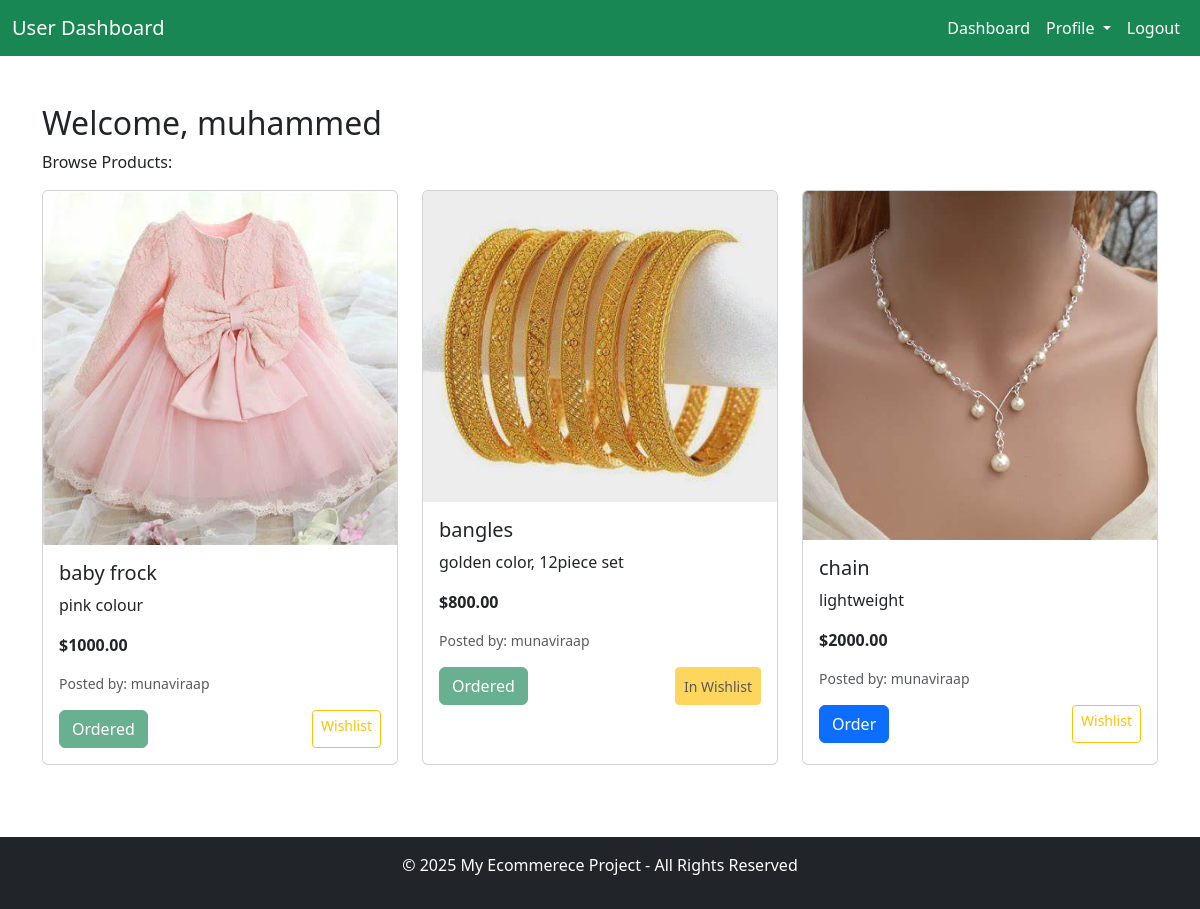
Page /userdashboard/ (signed in) on the earlier database version.
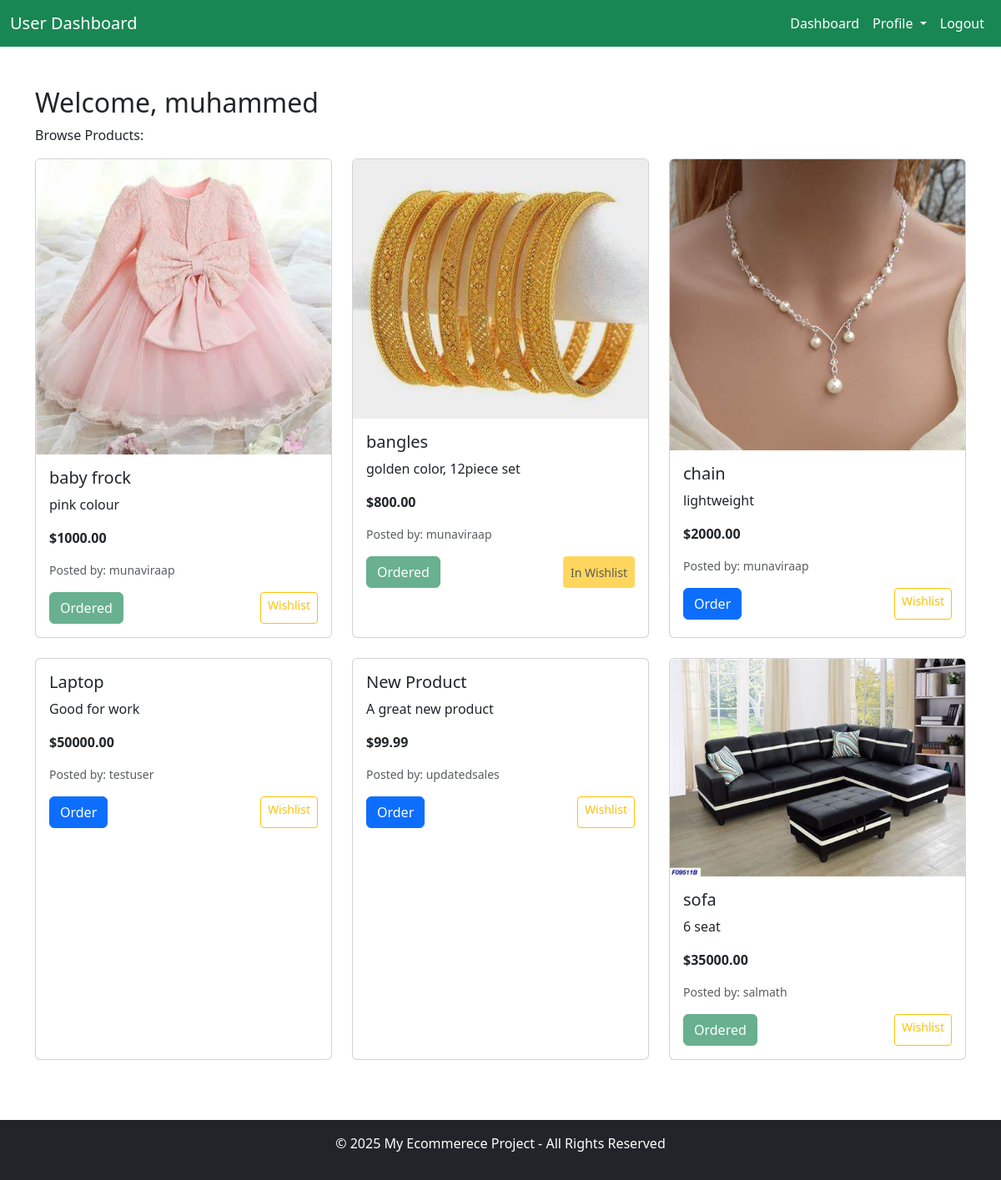
Same page on the later database version.
### accounts/models.py (models this page shows, shortened)
class CustomUser(AbstractUser):
    ROLE_CHOICES = (
        ('admin', 'Admin'),
        ('user', 'User'),
        ('sales', 'Sales'),
    )
    email = models.EmailField(('email address'), unique=True)  # ✅ Make email unique
    phone_number = models.CharField(max_length=15, blank=True, null=True)
    role = models.CharField(max_length=10, choices=ROLE_CHOICES, default='user')
    is_verified = models.BooleanField(default=False)  # Used to verify sales accounts
    USERNAME_FIELD = 'email'
    REQUIRED_FIELDS = ['username', 'role']

class Product(models.Model):
    name = models.CharField(max_length=255)
    description = models.TextField()
    price = models.DecimalField(max_digits=10, decimal_places=2)
    image = models.ImageField(upload_to='product_images/', null=True, blank=True)
    created_by = models.ForeignKey(settings.AUTH_USER_MODEL, on_delete=models.CASCADE, related_name='products')
    is_active = models.BooleanField(default=True)
    created_at = models.DateTimeField(auto_now_add=True)

### accounts/views.py (the view)
# urls.py: path('userdashboard/', views.user_dashboard, name='user_dashboard'),
@login_required
@user_passes_test(is_user)
def user_dashboard(request):
    products = Product.objects.filter(is_active=True)
    active_order_ids = Order.objects.filter(
        user=request.user
    ).exclude(status='cancelled').values_list('product_id', flat=True)
    wishlist_products = Wishlist.objects.filter(
        user=request.user
    ).values_list('product_id', flat=True)
    return render(request, 'accounts/user_dashboard.html', {
        'products': products,
        'active_order_ids': list(active_order_ids),
        'wishlist_products': wishlist_products,
    })

### accounts/views.py (called while the page is built)
def is_user(user):
    return user.is_authenticated and user.role == 'user'

### accounts/templates/accounts/user_dashboard.html
{% extends 'accounts/user_base.html' %}
{% load static %}
{% block content %}
<div class="container mt-5">
    <h2>Welcome, {{ request.user.username }}</h2>
    <p>Browse Products:</p>
    <div class="row">
        {% for product in products %}
<div class="col-md-4 mb-4">
    <div class="card h-100">
        {% if product.image %}
        <img src="{{ product.image.url }}" class="card-img-top" alt="{{ product.name }}">
        {% endif %}
        <div class="card-body">
            <h5 class="card-title">{{ product.name }}</h5>
            <p class="card-text">{{ product.description|truncatewords:15 }}</p>
            <p class="card-text"><strong>${{ product.price }}</strong></p>
            <p class="text-muted small">
                Posted by: {{ product.created_by.username }}
            </p>
            <div class="d-flex justify-content-between">
                {% if product.id in active_order_ids %}
                <button class="btn btn-success" disabled>Ordered</button>
            {% else %}
                <a href="{% url 'order_product' product.id %}" class="btn btn-primary">Order</a>
            {% endif %}
                {% if product.id in wishlist_products %}
                    <button class="btn btn-warning btn-sm" disabled>In Wishlist</button>
                {% else %}
                    <a href="{% url 'add_to_wishlist' product.id %}" class="btn btn-outline-warning btn-sm">Wishlist</a>
                {% endif %}
            </div>
        </div>
    </div>
</div>
{% endfor %}
    </div>
</div>
{% endblock %}

### accounts/templates/accounts/user_base.html (shortened to what this page needs)
{% extends "accounts/base.html" %}
{% load static %}
{% block navbar %}
<nav class="navbar navbar-expand-lg navbar-success bg-success">
    <div class="container-fluid">
        <a class="navbar-brand text-white" href="#">User Dashboard</a>
        <div class="collapse navbar-collapse" id="navbarContent">
            <ul class="navbar-nav ms-auto">
                <li class="nav-item">
                    <a class="nav-link text-white" href="{% url 'user_dashboard' %}">Dashboard</a>
                </li>
                <li class="nav-item dropdown">
                    <a class="nav-link dropdown-toggle text-white" href="#" id="profileDropdown" role="button"
                       data-bs-toggle="dropdown" aria-expanded="false">
                        Profile
                    </a>
                </li>
                <li class="nav-item">
                    <a class="nav-link text-white" href="{% url 'logout' %}">Logout</a>
                </li>
            </ul>
        </div>
    </div>
</nav>
{% endblock %}

### accounts/templates/accounts/base.html (shortened to what this page needs)
{% load static %}
<!DOCTYPE html>
<html lang="en">
<head>
    <link href="https://cdn.jsdelivr.net/npm/bootstrap@5.3.6/dist/css/bootstrap.min.css" rel="stylesheet">
    <link href="https://cdn.jsdelivr.net/npm/bootstrap@5.3.3/dist/css/bootstrap.min.css" rel="stylesheet">
</head>
<body>
    {% block navbar %}{% endblock %}
     {% block content %}{% endblock %}
    <footer class="bg-dark text-white mt-5 p-3 text-center">
        <p>&copy; 2025 My Ecommerece Project - All Rights Reserved</p>
    </footer>
</html>

Differences in the rows shown:
added Product: name "Laptop", description "Good for work", price "50000.00", created_by.username "testuser", shows "Order", shows "Wishlist"
added Product: name "New Product", description "A great new product", price "99.99", created_by.username "updatedsales", shows "Order", shows "Wishlist"
added Product: image (picture), name "sofa", description "6 seat", price "35000.00", created_by.username "salmath", shows "Ordered", shows "Wishlist"
